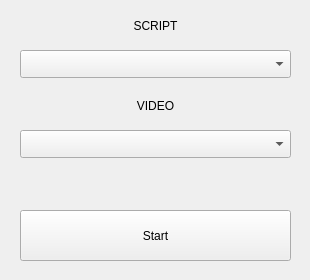
<?xml version="1.0" encoding="UTF-8"?>
<ui version="4.0">
 <class>Main_menu</class>
 <widget class="QWidget" name="Main_menu">
  <property name="geometry">
   <rect>
    <x>0</x>
    <y>0</y>
    <width>310</width>
    <height>280</height>
   </rect>
  </property>
  <property name="windowTitle">
   <string>Main_menu</string>
  </property>
  <widget class="QPushButton" name="StartB">
   <property name="geometry">
    <rect>
     <x>20</x>
     <y>210</y>
     <width>271</width>
     <height>51</height>
    </rect>
   </property>
   <property name="text">
    <string>Start</string>
   </property>
  </widget>
  <widget class="QComboBox" name="ScriptList">
   <property name="geometry">
    <rect>
     <x>20</x>
     <y>50</y>
     <width>271</width>
     <height>28</height>
    </rect>
   </property>
  </widget>
  <widget class="QComboBox" name="VideoList">
   <property name="geometry">
    <rect>
     <x>20</x>
     <y>130</y>
     <width>271</width>
     <height>28</height>
    </rect>
   </property>
  </widget>
  <widget class="QLabel" name="ScriptL">
   <property name="geometry">
    <rect>
     <x>20</x>
     <y>10</y>
     <width>271</width>
     <height>31</height>
    </rect>
   </property>
   <property name="text">
    <string>SCRIPT</string>
   </property>
   <property name="alignment">
    <set>Qt::AlignmentFlag::AlignCenter</set>
   </property>
  </widget>
  <widget class="QLabel" name="VideoL">
   <property name="geometry">
    <rect>
     <x>20</x>
     <y>90</y>
     <width>271</width>
     <height>31</height>
    </rect>
   </property>
   <property name="text">
    <string>VIDEO</string>
   </property>
   <property name="alignment">
    <set>Qt::AlignmentFlag::AlignCenter</set>
   </property>
  </widget>
 </widget>
 <resources/>
 <connections/>
</ui>
